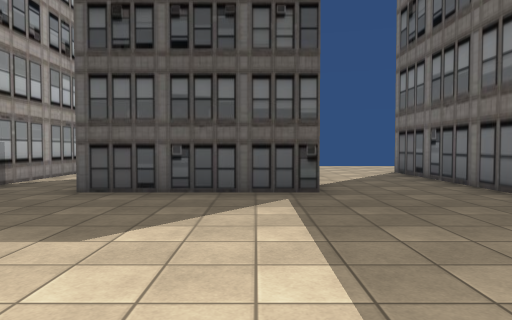
view 1 (above)

20 first-person views from a walk through a scene from a Unity 3-D project. The camera is 1.3 m above the floor, tilts 2° down and sees 70° across. The floor is counted in squares, 2 m on a side. Each view is taken from the middle of a square. On the plan, view 1 faces up. The plan holds only what a view shows up to about 11 squares ahead; the rest is blank. The place goes on beyond the plan. Some surface patterns are stand-ins.

view 2
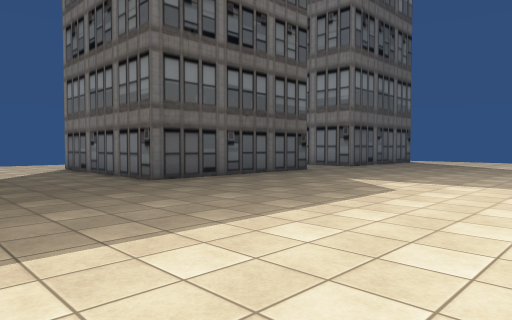

view 3
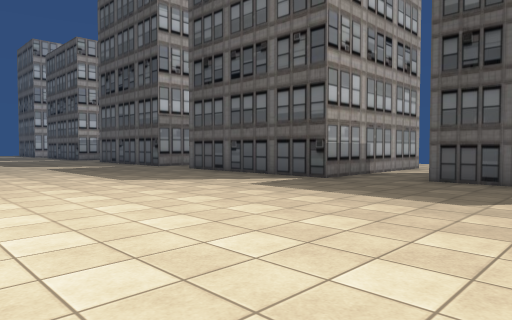

view 4
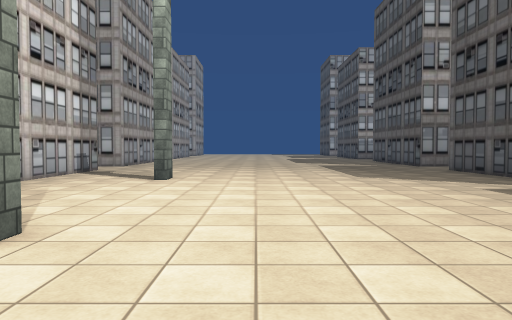

view 5
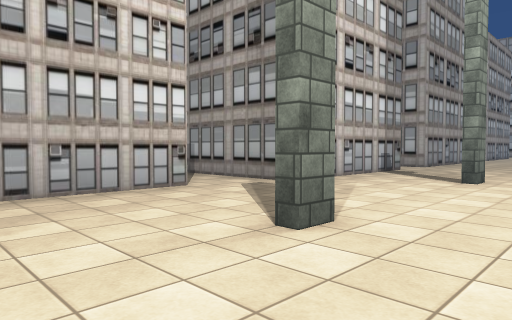

view 6
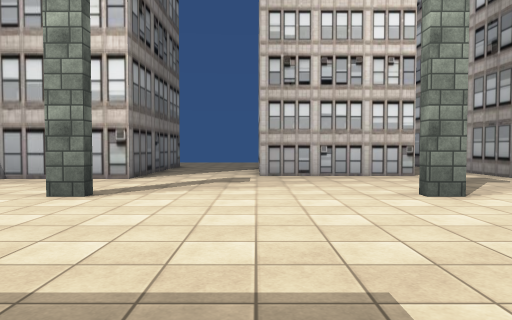

view 7
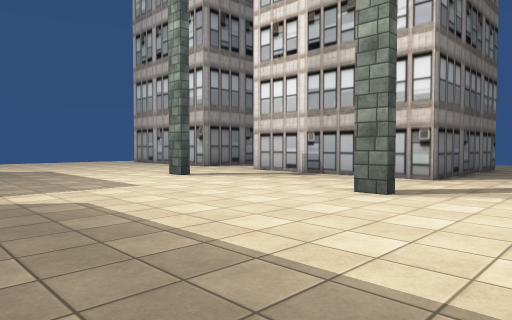

view 8
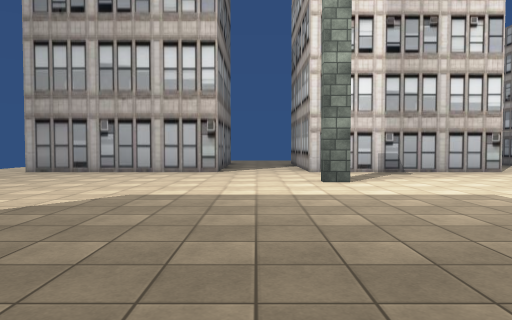

view 9
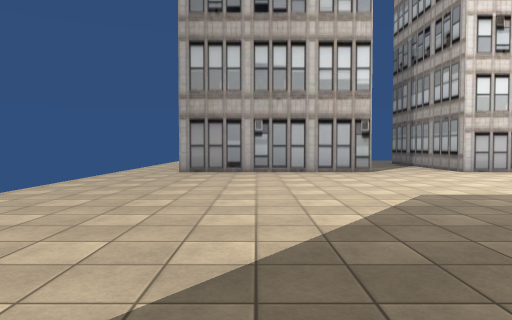

view 10
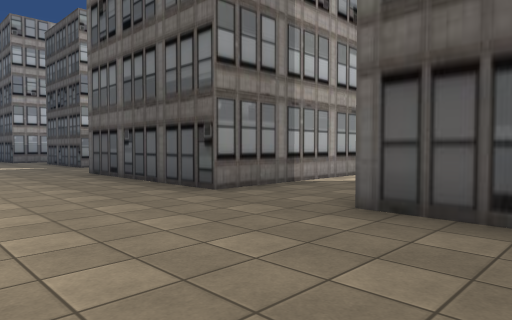

view 11
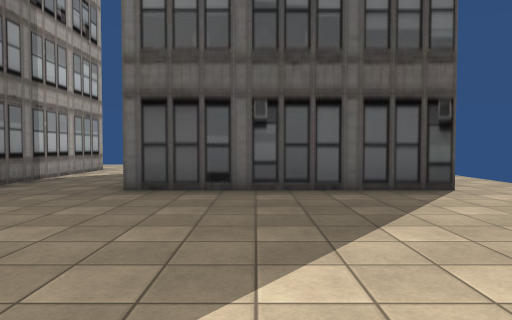

view 12
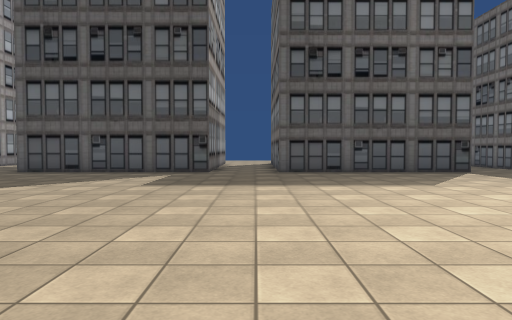

view 13
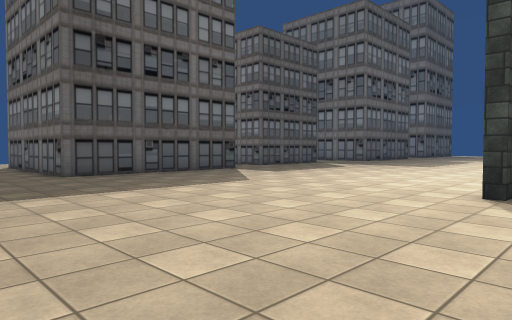

view 14
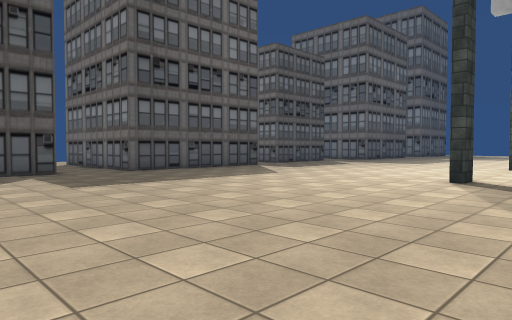

view 15
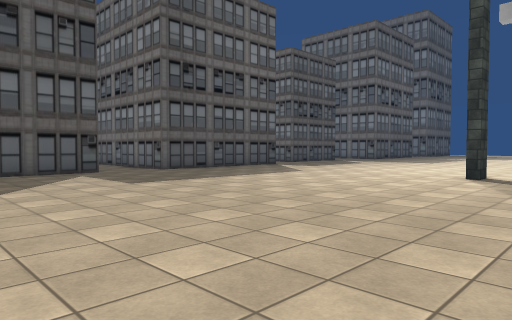

view 16
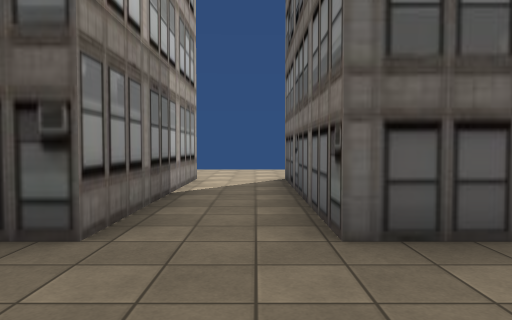

view 17
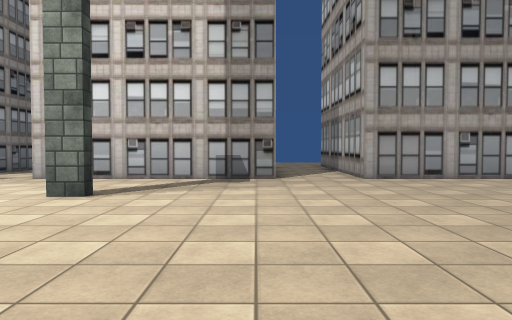

view 18
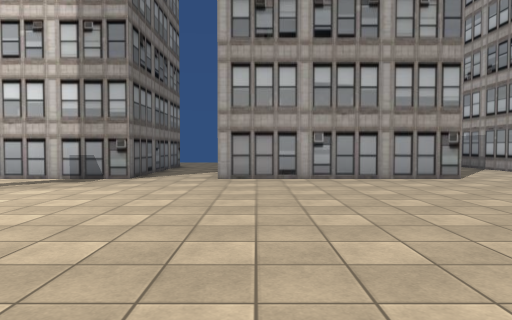

view 19
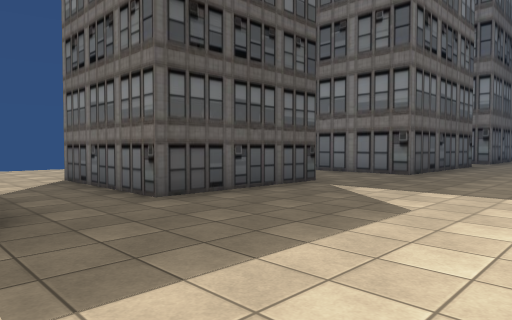

view 20
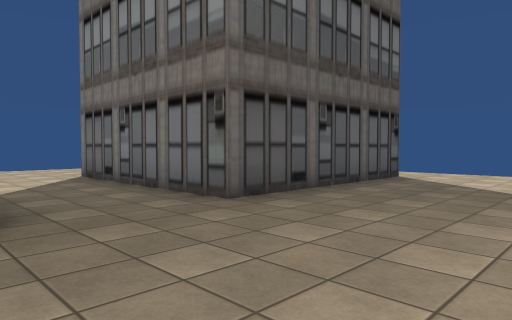

### Floor plan
Points are (right, up) in squares from view 1. A wall is a line through its corners. A room is listed if a view was taken in it or the views show most of it. See-through windows are left out.
Room 1 (views 1, 2, 3, 4, 5, 6, 7, 8, 9, 10, 11, 12, 13, 14, 15, 16, 17, 18, 19, 20)
walls: (3.1, -2.8) (3.8, -2.8); (-1.9, -2.8) (-1.2, -2.8); (1, 5.2) (-2.6, 5.2) (-2.6, 8.8); (3.6, -6.5) (3.6, -5.5) (8.6, -5.5); (-2.6, -6.2) (1, -6.2); (8.1, -2.8) (8.8, -2.8); (-6.1, -3) (-6.8, -3); (-6.9, -2.8) (-6.2, -2.8); (-4.4, 9.2) (-4.4, 4.5) (-9.4, 4.5) (-9.4, 9.5); (11, -5.5) (16, -5.5); (-9.4, -5.5) (-4.4, -5.5); (8.6, 9.5) (8.6, 4.5) (3.6, 4.5) (3.6, 8.5); (-11.2, 9.5) (-11.2, 4.5) (-15.5, 4.5); (16.1, 4.5) (11, 4.5) (11, 9.5); (-15.5, -5.5) (-11.2, -5.5)
ways out: opening at (-10.5, -6); opening at (-10.5, 10); opening at (-3.5, -6.5); opening at (-3.5, 9.5); opening at (2.5, -7); opening at (2.5, 9); opening at (9.5, -6); opening at (9.5, 10); opening at (17, -6)

Where each view was taken, in squares from view 1:
view 1: 0 up, 0 right, facing up
view 2: 2 down, 0 right, facing up-right
view 3: 2 down, 0 right, facing up-left
view 4: 1 down, 1 right, facing left
view 5: 1 down, 1 right, facing down-left
view 6: 2 up, 1 right, facing down
view 7: 2 up, 1 right, facing down-right
view 8: 4 up, 10 right, facing down
view 9: 4 up, 14 right, facing down
view 10: 1 up, 13 right, facing up-left
view 11: 1 down, 13 right, facing up
view 12: 5 down, 10 left, facing up
view 13: 4 down, 12 left, facing up-right
view 14: 5 down, 14 left, facing up-right
view 15: 5 down, 15 left, facing up-right
view 16: 2 up, 10 left, facing up
view 17: 2 up, 9 left, facing down
view 18: 2 up, 12 left, facing down
view 19: 1 up, 5 left, facing up-right
view 20: 1 up, 8 right, facing up-right
